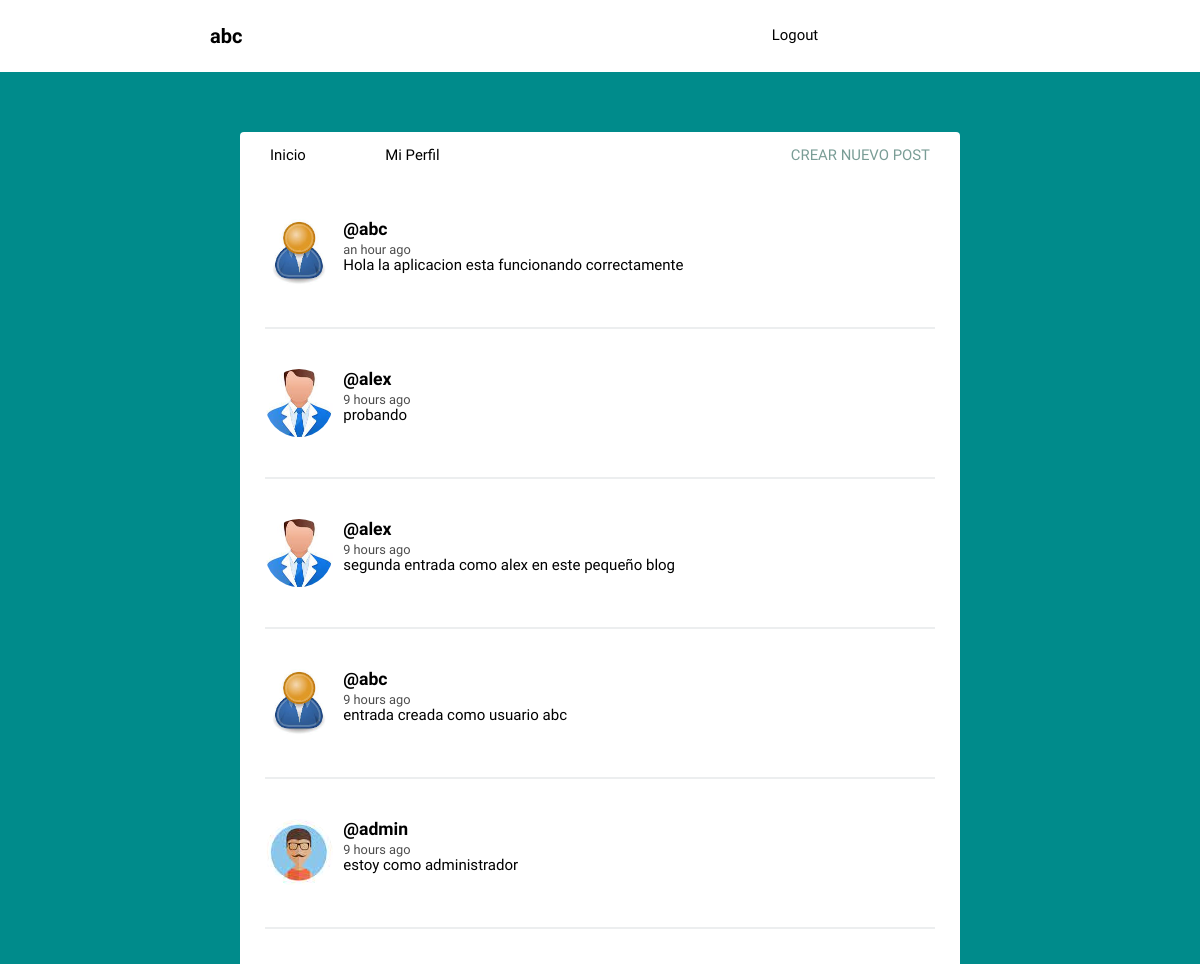
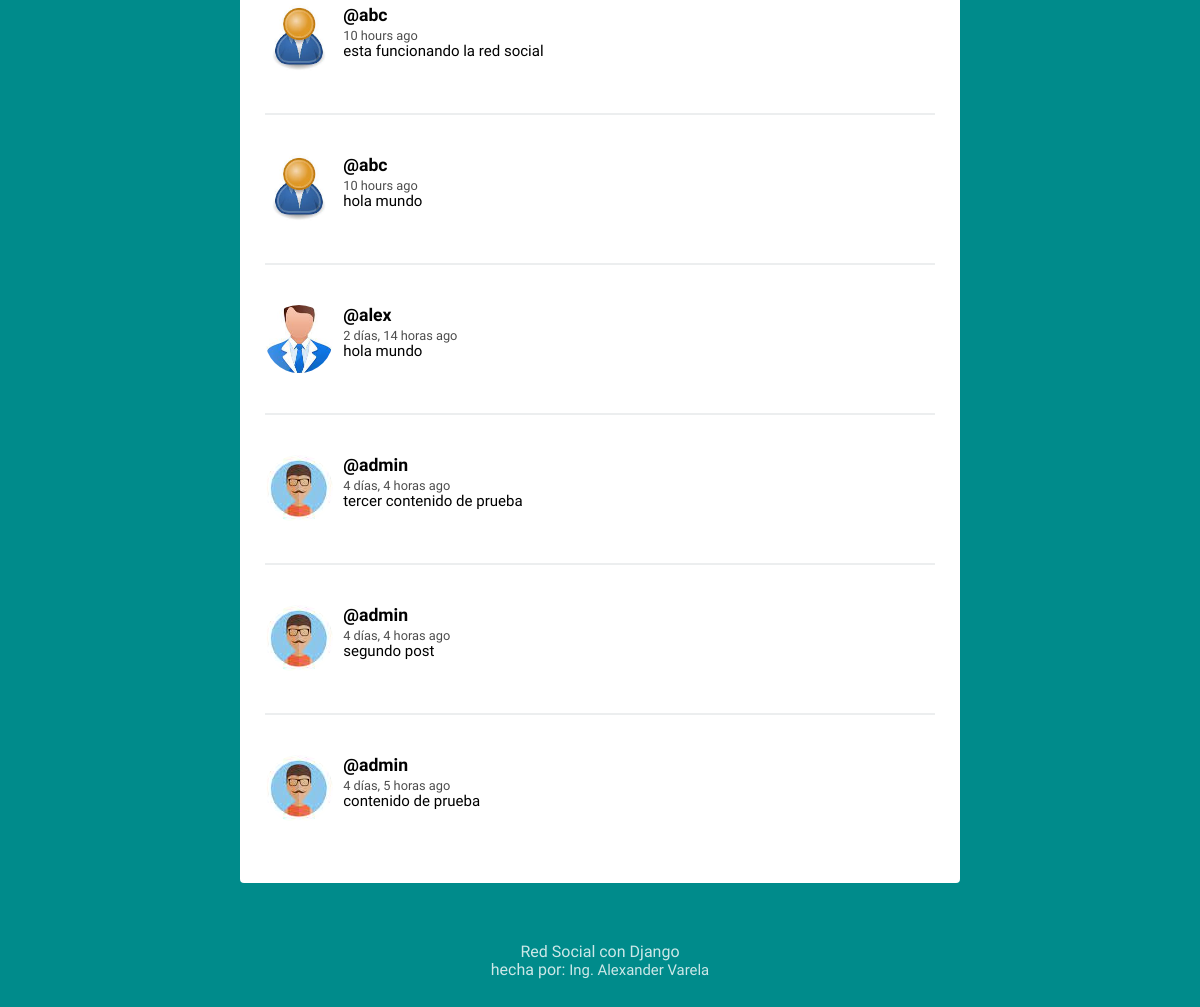
Screenshot of / (signed in) with the database file from the repository (2 pictures, top to bottom).
### social/models.py (models this page shows, shortened)
class Post(models.Model):
    user = models.ForeignKey(User, on_delete=models.CASCADE,related_name='posts')
    timestamp = models.DateTimeField(default=timezone.now)
    content = models.TextField()
    class Meta:
        ordering=['-timestamp']

class Perfil(models.Model):
    user = models.OneToOneField(User,on_delete=models.CASCADE)
    image = models.ImageField(default='batman.png')

### social/views.py (the view)
# urls.py: path('',views.feed,name='feed'),
def feed(request):
    posts = Post.objects.all()
    context = {'posts':posts}
    return render(request,'social/feed.html',context)

### social/templates/social/feed.html (shortened to what this page needs)
{% extends 'social/layout.html' %}
{% load humanize %}
{% block content %}
{% for post in posts %}
<article>
    <div class="container-article">
        <img src="{{ post.user.perfil.image.url }}">
        <div>
            <h2 class="username"><a href="{% url 'profile' post.user.username %}">@{{ post.user.username }}</a></h2>
            <time data-time="#">{{post.timestamp|naturaltime}}</time>
            <div class="post">{{ post.content }}</div>
        </div>
    </div>
</article>
{% endfor %}
{% endblock %}

### social/templates/social/layout.html (shortened to what this page needs)
<!DOCTYPE html>
{% load static %}
<html>
<head>
	<link rel="stylesheet" type="text/css" href="{% static 'normalize.css' %}">
	<link rel="stylesheet" type="text/css" href="{% static 'style.css' %}">
</head>
<body>
	<header class="main-head">
		<nav class="main">
			{% if request.user.is_authenticated %}
			<h1 id="logo">{{user.username}}</h1>
			<ul>
					<li><a href="{% url 'logout' %}">Logout</a></li>
				{% else %}
					<li><a href="{% url 'register' %}">Register</a></li>
					<li><a href="{% url 'login' %}">Login</a></li>
				{% endif %}
			</ul>
		</nav>
	</header>
	<div class="main">
		<nav class="second-nav">
			<a class="feed" href="{% url 'feed' %}">Inicio</a>
			{% if request.user.is_authenticated %}
				<a class="profile" href="{% url 'profile' request.user.username %}">Mi Perfil</a>
				<a class="new" href="{% url 'post' %}">Crear nuevo post</a>
			{% endif %}
		</nav>
		{% block content %}
		{% endblock content %}
	</div>
	<footer>
		<div class="row">
			<p>Red Social con Django<br>hecha por: <a href="http://www.youtube.com/mundopython">Ing. Alexander Varela</a></p>
		</div>
	</footer>
</body>
</html>

### social/static/style.css (style rules this page uses)
* { margin: 0px; padding: 0px; }
body { background-color:darkcyan; font-size: 62.5%; font-family: 'Varela Round', Helvetica, Arial, serif; }
p { font-size: 1rem; }
img { object-fit: cover; }
.main-head { background: white; color: black; }
nav.main { min-height: 7vh; display: flex; width: 65%; margin: auto; align-items: center; padding: 0.5rem; }
nav.main ul { display: flex; flex: 1 1 40rem; justify-content: space-around; align-items: center; list-style: none; }
#logo { flex: 2 1 40rem; }
a { font-size: .93rem; text-decoration: none; color: black; }
.main { background: white; width: 60%; margin: 5% auto; border-radius: 4px; padding-bottom: 20px; }
.second-nav { display: flex; padding: 15px 30px; }
.second-nav .feed { flex: 1 1 30px; }
.second-nav .profile { flex: 1 1 30px; }
.second-nav .new { flex: 6 1 5rem; text-align: right; text-transform: uppercase; color: #7A9D96; }
article { width: 93%; margin: auto; padding: 40px 0; border-bottom: 2px solid #ECEEEF; }
.username { margin-bottom: .2rem; }
.username a { font-size: 1.1rem; }
.container-article { display: flex; }
.container-article img { height: 68px; width: 68px; margin-right: 10px; border-radius: 50%; }
article:last-child { border-bottom: 0; }
time { font-size: .8rem; opacity: .7; }
.post { font-size: .94rem; }
.profile { display: flex; align-items: center; flex-direction: column; }
footer { color: white; text-align: center; font-size: .875em; margin: 40px 0; }
footer p { opacity: .8; }
footer p a { color: white; }

### rows the page displays
Post: user.perfil.image (placeholder picture), user.username "abc", timestamp "an hour ago", content "Hola la aplicacion esta funcionando correctamente"
Post: user.perfil.image (picture), user.username "alex", timestamp "9 hours ago", content "probando"
Post: user.perfil.image (picture), user.username "alex", timestamp "9 hours ago", content "segunda entrada como alex en este pequeño blog"
Post: user.perfil.image (placeholder picture), user.username "abc", timestamp "9 hours ago", content "entrada creada como usuario abc"
Post: user.perfil.image (picture), user.username "admin", timestamp "9 hours ago", content "estoy como administrador"
Post: user.perfil.image (placeholder picture), user.username "abc", timestamp "10 hours ago", content "esta funcionando la red social"
Post: user.perfil.image (placeholder picture), user.username "abc", timestamp "10 hours ago", content "hola mundo"
Post: user.perfil.image (picture), user.username "alex", timestamp "2 días, 14 horas ago", content "hola mundo"
Post: user.perfil.image (picture), user.username "admin", timestamp "4 días, 4 horas ago", content "tercer contenido de prueba"
Post: user.perfil.image (picture), user.username "admin", timestamp "4 días, 4 horas ago", content "segundo post"
Post: user.perfil.image (picture), user.username "admin", timestamp "4 días, 5 horas ago", content "contenido de prueba"

### other values shown
{{ user.username }} "abc"
